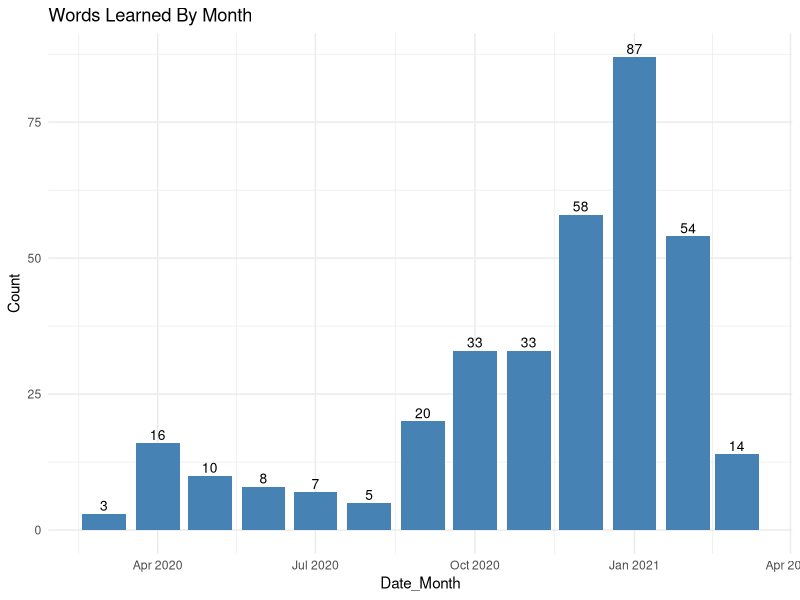
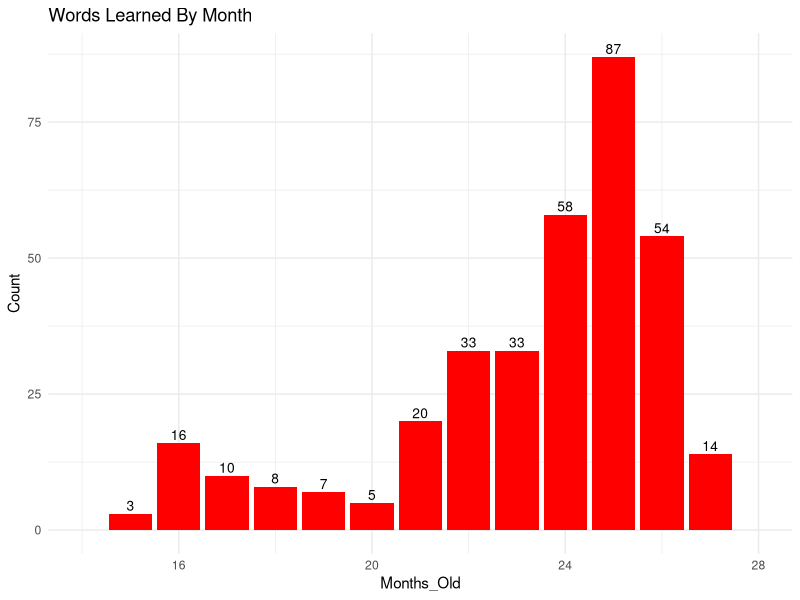
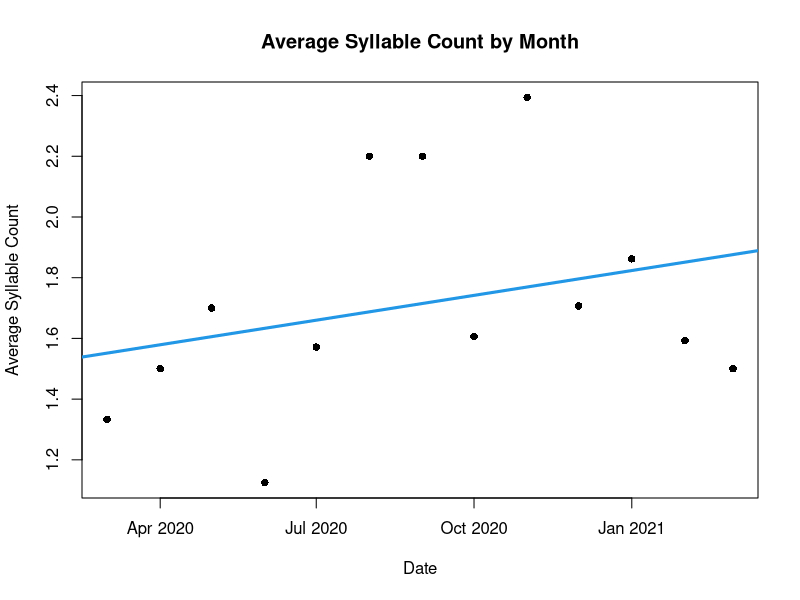

Recreate these plots in R, in order.
## ---- chunk 1
library(readxl)
Raw_Data <- read_excel("Raw Data.xlsx", col_types = c("text","text"))
## ---- chunk 2
head(Raw_Data,4)
tail(Raw_Data,4)
## ---- chunk 3
library(dplyr)
library(stringr)
## ---- chunk 4
df<-Raw_Data%>%
  mutate(Word=str_replace_all(Word,'[0-9]|/|-',""))
head(df,4)
tail(df,4)
## ---- chunk 5
df<-df%>%
  mutate(Date=as.Date(Date,"%m/%d/%Y"))
head(df,5)
tail(df,5)
## ---- chunk 6
library(zoo)
## ---- chunk 7
df<-df%>%mutate(Date=as.Date(na.approx(df$Date, na.rm = FALSE)))
head(df,5)
## ---- chunk 8
library(ggplot2)
library(lubridate)
## ---- chunk 9

df.month<-df%>%
  mutate(Date_Month=floor_date(Date,"months"))%>%
  group_by(Date_Month)%>%
  summarize(Count=n())
df.month
## ---- chunk 10
ggplot(df.month, aes(x=Date_Month,y=Count)) +
  geom_bar(stat='identity', fill="steelblue")+
  geom_text(aes(label=Count), vjust=-0.3, size=3.5)+
  ggtitle("Words Learned By Month")+
  theme_minimal()
## ---- chunk 11
df.month<-df.month%>%
  mutate(Months_Old=interval(ymd(as.Date("2018-12-01"))
                             ,ymd(Date_Month)) %/% months(1))

xlim_max.months_old<-max(df.month$Months_Old,na.rm = TRUE)+1
xlim_min.months_old<-min(df.month$Months_Old,na.rm = TRUE)-1
## ---- chunk 12
ggplot(df.month, aes(x=Months_Old,y=Count)) +
  geom_bar(stat='identity', fill="red")+
  geom_text(aes(label=Count), vjust=-0.3, size=3.5)+
  ggtitle("Words Learned By Month")+
  theme_minimal() +
  scale_x_continuous(limits=c(xlim_min.months_old,xlim_max.months_old))
## ---- chunk 13
word<-"sasqouthanbeek"

count_syllables<-function(word) {
  str_count(word,'[a,e,i,o,u]')-
  str_count(word,'ai')-
  str_count(word,'ay')-
  str_count(word,'ee')-
  str_count(word,'ea')-
  str_count(word,'oa ')-
  str_count(word,'ou')-
  str_count(word,'oe')
}

count_syllables(word)
## ---- chunk 14
df_syllable<-df%>%
  mutate(SyllableCount=count_syllables(tolower(Word)))
head(df_syllable)
tail(df_syllable)
## ---- chunk 15
df_syllable<-df_syllable%>%
  mutate(loc_bracket = str_locate( Word,c('\\['))[,'start'])%>%
  mutate(loc_parentheses = str_locate( Word,c('\\('))[,'start'])%>%
  rowwise()%>%
  mutate(loc_first=case_when(is.na(loc_bracket)==FALSE |
                               is.na(loc_parentheses)==FALSE ~
    min(c(loc_bracket,loc_parentheses),na.rm = TRUE)))%>%
  mutate(Word_cleaned=case_when(is.na(loc_first)==TRUE~Word
                          ,TRUE~substr(Word,1,loc_first-1)))%>%
  select(-loc_bracket,-loc_parentheses)

print(df_syllable%>%filter(is.na(loc_first)==FALSE)%>%tail())
## ---- chunk 16
df_syllable<-df_syllable%>%
  mutate(SyllableCount=count_syllables(tolower(Word_cleaned)))%>%
  mutate(SyllableCount=case_when(SyllableCount==0 ~ as.integer(1)
                                 , TRUE ~ SyllableCount ))

print(df_syllable%>%filter(is.na(loc_first)==FALSE)%>%tail())
## ---- chunk 17
df_syllable.month<-df_syllable%>%
  mutate(Date_Month=floor_date(Date,"months"))%>%
  group_by(Date_Month)%>%
  summarize(SyllableCount_Avg=mean(SyllableCount))

model_lm<-lm(df_syllable.month$SyllableCount_Avg ~ df_syllable.month$Date_Month)
summary(model_lm)  
## ---- chunk 18
plot(df_syllable.month$Date_Month, 
     df_syllable.month$SyllableCount_Avg,
     pch = 16,
     xlab="Date",
     ylab="Average Syllable Count",
     main="Average Syllable Count by Month")
abline(model_lm,col = 4, lwd = 3)
